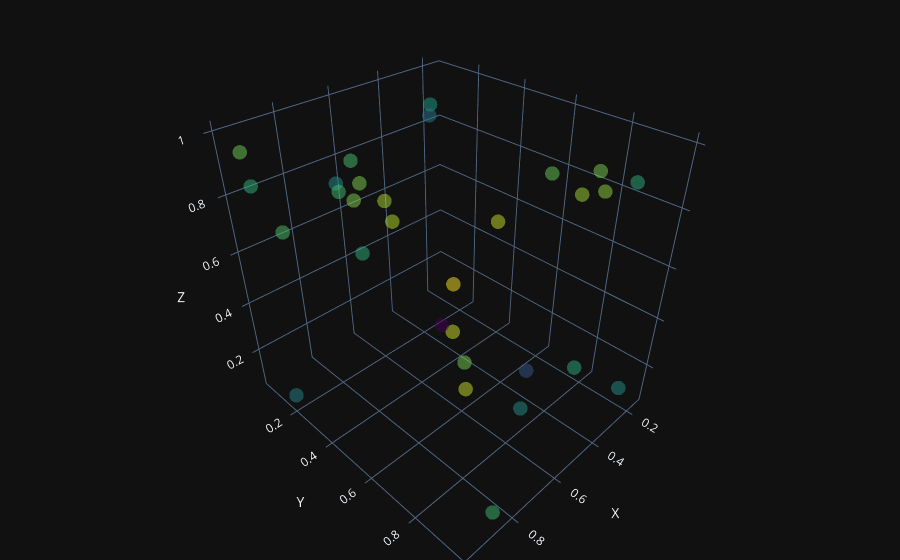

Notebook code for this chart:
### Code cell
# Graph the dataset
from plotly import graph_objects as go

# Create the 3D scatter plot
fig = go.Figure()
# Add trace to represent all the data points in the dataset
fig.add_trace(
    go.Scatter3d(
        x=X_flat, y=y_flat, z=z_flat, mode='markers', 
        marker=dict(size=5, color=n_flat, opacity=0.5, colorscale='Viridis'), name='Dataset'
    )
)
# Update the layout of the plot
fig.update_layout(
    title='Nonlinear Dataset', 
    scene=dict(xaxis_title='X', yaxis_title='Y', zaxis_title='Z'),
    margin=dict(l=0, r=0, t=0, b=0)
)

# Save plot to file in png and svg format
fig.write_image('../assets/images/scatter_plot_3d_nonlinear.png')
fig.write_image('../assets/images/scatter_plot_3d_nonlinear.svg')

# Show the plot
fig.show()

### Figure 1 — Plotly figure (JSON) as saved in the notebook; plotly's stock layout.template omitted (floating-point values rounded to 4 significant figures)
{"data": [{"marker": {"color": [1.663, 1.126, 1.429, 1.215, 1.58, 0.9972, 1.239, 1.567, 1.425, 1.538, 1.494, 1.311, 1.053, 1.279, 0.9278, 1.571, 0.4351, 1.378, 1.213, 1.507, 1.391, 1.199, 1.042, 1.416, 1.408, 1.05, 1.306, 0.774, 1.29, 1.463], "colorscale": [[0.0, "#440154"], [0.1111, "#482878"], [0.2222, "#3e4989"], [0.3333, "#31688e"], [0.4444, "#26828e"], [0.5556, "#1f9e89"], [0.6667, "#35b779"], [0.7778, "#6ece58"], [0.8889, "#b5de2b"], [1.0, "#fde725"]], "opacity": 0.5, "size": 5}, "mode": "markers", "name": "Dataset", "x": [0.9911, 0.4319, 0.9219, 0.8541, 0.9834, 0.9786, 0.9323, 0.9991, 0.8904, 0.95, 0.5744, 0.9977, 0.2831, 0.843, 0.2804, 0.8103, 0.3505, 0.5126, 0.1468, 0.9223, 0.9888, 0.5377, 0.5851, 0.4347, 0.8934, 0.6967, 0.8015, 0.3566, 0.8535, 0.4955], "y": [0.9435, 0.2894, 0.5329, 0.4572, 0.9345, 0.1742, 0.03887, 0.9906, 0.5195, 0.7102, 0.9536, 0.3005, 0.9941, 0.9601, 0.1231, 0.901, 0.2475, 0.819, 0.8619, 0.6522, 0.1252, 0.9756, 0.8357, 0.9095, 0.8857, 0.135, 0.3684, 0.6771, 0.3737, 0.9666], "z": [0.9455, 0.9991, 0.9531, 0.7337, 0.8106, 0.07971, 0.8146, 0.6893, 0.9837, 0.9789, 0.9969, 0.7955, 0.2005, 0.06649, 0.8759, 0.9999, 0.07194, 0.9827, 0.8414, 0.9981, 0.97, 0.4429, 0.2123, 0.9938, 0.6327, 0.7733, 0.9637, 0.1163, 0.8919, 0.9804], "type": "scatter3d"}], "layout": {"margin": {"l": 0, "r": 0, "t": 0, "b": 0}, "title": {"text": "Nonlinear Dataset"}, "scene": {"xaxis": {"title": {"text": "X"}}, "yaxis": {"title": {"text": "Y"}}, "zaxis": {"title": {"text": "Z"}}}}}
